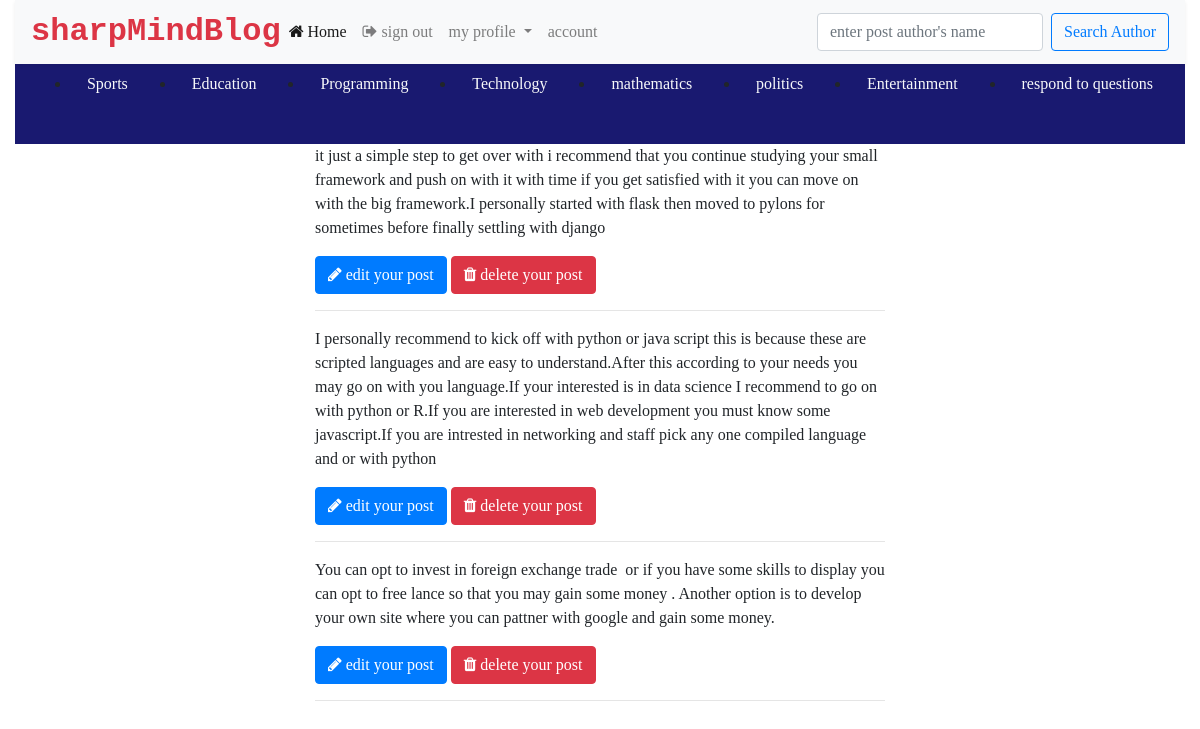
The page /users/all/answer (signed in) on the database its author committed.
### src/models/__init__.py (models this page shows, shortened)
class Answers(db.Model):
    id = db.Column(db.Integer, primary_key=True)
    answer = db.Column(db.Text, nullable=False)
    upvote = db.Column(db.Integer, default=0)
    author = db.Column(db.String(200), nullable=False)
    url = db.Column(db.String(200), nullable=False)
    date = db.Column(db.String(200), nullable=False, default=datetime.today().now)
    question_id = db.Column(db.ForeignKey('questions.id'))

### src/views/__init__.py (the view)
@views_blueprint.route('/all/answer')
def all_answer():
    if not 'username' in session:
        return redirect(url_for('users.login'))
    user = User.query.filter_by(name=session['username']).first()
    answer = Answers.query.filter_by(author=user.email).all()
    return render_template('allanswers.html', user=user, answer=answer)

### src/views/__init__.py (called while the page is built)
@views_blueprint.before_request
def before_request():
    g.user = None
    if 'username' in session:
        g.user = session['username']

### src/templates/allanswers.html (shortened to what this page needs)
<!DOCTYPE html>
<html lang="eng">
<head>
    <link rel="stylesheet" href="https://cdnjs.cloudflare.com/ajax/libs/font-awesome/4.7.0/css/font-awesome.min.css">
    <link rel="stylesheet" href="{{url_for('static', filename='css/bootstrap.min.css')}}">
</head>
<body>
    <div class="container-fluid position-fixed" style="z-index: 5;">
        <nav class="navbar navbar-expand-lg navbar-light bg-light shadow-sm">
            <a href="#" class="text text-danger font-weight-bold text-decoration-none" style="font-family: monospace; font-size: 2em;">sharpMindBlog</a>
            <div class="collapse navbar-collapse" id="navbarSupportedContent">
                <ul class="navbar-nav mr-auto">
                    <li class="nav-item active">
                        <a class="nav-link" href="{{url_for('users.home')}}"><span class="fa fa-home"></span> Home</a>
                    </li>
                    <li class="nav-item">
                        <a class="nav-link" href="{{url_for('users.logout')}}"><span class="fa fa-sign-out"></span> sign out</a>
                    </li>
                    <li class="nav-item dropdown">
                        <a class="nav-link dropdown-toggle" href="#" id="navbarDropdown" role="button" data-toggle="dropdown" aria-haspopup="true" aria-expanded="false">
                        my profile
                    </a>
                    </li>
                    <li class="nav-item">
                        <a class="nav-link" href="{{url_for('users.account')}}">account</a>
                    </li>
                </ul>
                <form class="form-inline my-2 my-lg-0" method="POST" action="{{url_for('users.search')}}">
                    <input class="form-control mr-sm-2" type="search" required placeholder="enter post author's name" aria-label="Search" name="name" autocomplete="off">
                    <button class="btn btn-outline-primary my-2 my-sm-0" type="submit">Search Author</button>
                </form>
            </div>
        </nav>
        <nav style="background-color: midnightblue;height: 10vh; width: 100%;">
            <ul class="d-flex" style="justify-content: space-around; margin-left: auto; width: 100%;">
                <li class="nav-item"><a class="nav-link text-light" id="v-pills-sports-tab" href="{{url_for('users.sports')}}">Sports</a></li>
                <li class="nav-item"><a class="nav-link text-light" id="v-pills-education-tab" href="{{url_for('users.education')}}">Education</a></li>
                <li class="nav-item"><a class="nav-link text-light" id="v-pills-programming-tab" href="{{url_for('users.programming')}}">Programming</a></li>
                <li class="nav-item"><a class="nav-link text-light" id="v-pills-technology-tab" href="{{url_for('users.technology')}}">Technology</a></li>
                <li class="nav-item"><a class="nav-link text-light" id="v-pills-mathematics-tab" href="{{url_for('users.mathematics')}}">mathematics</a></li>
                <li class="nav-item"><a class="nav-link text-light" id="v-pills-politics-tab" href="{{url_for('users.politics')}}">politics</a></li>
                <li class="nav-item"><a class="nav-link text-light" id="v-pills-entertainment-tab" href="{{url_for('users.entertainment')}}">Entertainment</a></li>
                <li class="nav-item"><a class="nav-link text-light" id="v-pills-question-tab" href="{{url_for('users.question')}}"> respond to questions</a></li>
            </ul>
        </nav>
    </div>
    <div class="container-fluid mb-5 position-absolute" style="top: 9em">
        <div class="row">
            <div class="col-lg-3">
            </div>
            <div class="col-lg-6 col-md-12">
                 {% for answer in answer%}
                <p>{{answer.answer}}</p>
                <a href="{{url_for('users.editanswer', id=answer.id)}}" class="btn btn-primary"><span class="fa fa-pencil"></span> edit your post</a>
                <span><a href="{{url_for('users.deleteanswer', id=answer.id)}}" class="btn btn-danger"><span class="fa fa-trash"></span> delete your post</a>
                </span>
                <hr> {%endfor%}
            </div>
        </div>
    </div>
</body>
</html>

### src/templates/allanswers.html (style rules this page uses)
* { font-family: san-seriff; font-size: 16px; }

### rows shown on the page
Answers: answer "it just a simple step to get over with i recommend that you continue studying your small framework and push on with it with time if you get satisfied with it you can move on with the big framework.I personally started with flask then moved to pylons for sometimes before finally settling with django"
Answers: answer "I personally recommend to kick off with python or java script this is because these are scripted languages and are easy to understand.After this according to your needs you may go on with you language.If your interested is in data science I recommend to go on with python or R.If you are interested in web development you must know some javascript.If you are intrested in networking and staff pick any one compiled language and or with python"
Answers: answer "You can opt to invest in foreign exchange trade or if you have some skills to display you can opt to free lance so that you may gain some money . Another option is to develop your own site where you can pattner with google and gain some money."
